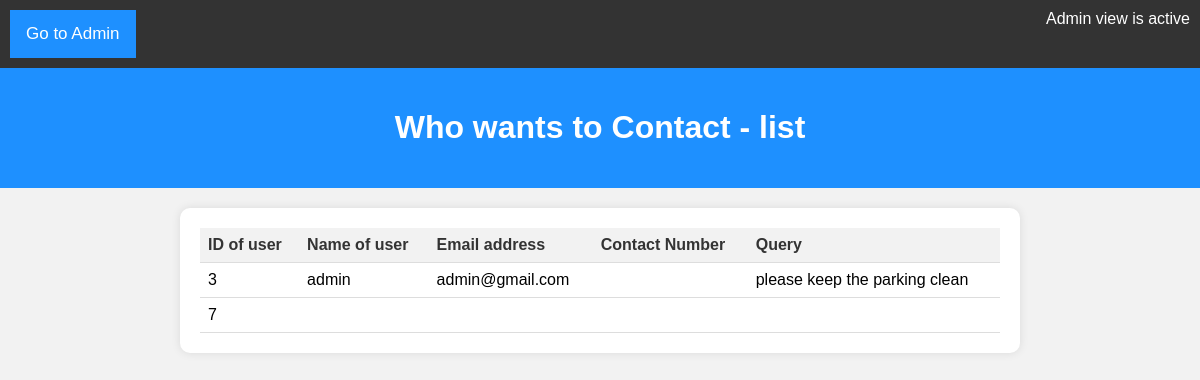
Screenshot of /printcontact/ with the database file from the repository.
### parking/models.py (models this page shows, shortened)
class Contact(models.Model):
    name = models.CharField(max_length=20)
    mail = models.CharField(max_length=200,default="null")
    question = models.CharField(max_length=2000, default="")
    question = models.CharField(max_length=2000, default="")
    question = models.CharField(max_length=2000, default="")

### parking/views.py (the view)
# urls.py: path('printcontact/', views.printcontact, name='printcontact'),
def printcontact(request):
    obj = Contact.objects.filter().all()
    return render(request, 'printcontact.html', {'obj':obj})

### parking/templates/printcontact.html (shortened to what this page needs)
<!DOCTYPE html>
<html lang="en">
<head>
</head>
<body>
<div class="topnav">
    <a class="active" href="/adminpage/">Go to Admin</a>
    <div class="toplg">Admin view is active</div>
</div>
<div class="bg-heading">
    <h1>Who wants to Contact - list</h1>
</div>
<div class="bg-text">
    {% if obj %}
        <table>
            <tr>
                <th>ID of user</th>
                <th>Name of user</th>
                <th>Email address</th>
                <th>Contact Number</th>
                <th>Query</th>
            </tr>
            {% for k in obj %}
                <tr>
                    <td>{{ k.id }}</td>
                    <td>{{ k.name }}</td>
                    <td>{{ k.mail }}</td>
                    <td>{{ k.contactno }}</td>
                    <td>{{ k.question }}</td>
                </tr>
            {% endfor %}
        </table>
    {% endif %}
</div>
</body>
</html>

### parking/templates/printcontact.html (style rules this page uses)
body { margin: 0; font-family: Arial, Helvetica, sans-serif; background-color: #f2f2f2; }
.topnav { overflow: hidden; background-color: #333; color: white; padding: 10px; text-align: right; }
.topnav a { float: left; color: white; text-align: center; padding: 14px 16px; text-decoration: none; font-size: 17px; }
.topnav a.active { background-color: #1E90FF; color: white; }
.bg-heading { background-color: #1E90FF; color: white; text-align: center; padding: 20px; }
.bg-text { background-color: white; border-radius: 10px; box-shadow: 0 0 10px rgba(0, 0, 0, 0.1); padding: 20px; margin: 20px auto; max-width: 800px; }
table { width: 100%; border-collapse: collapse; }
th, td { padding: 8px; text-align: left; border-bottom: 1px solid #ddd; }
th { background-color: #f2f2f2; color: #333; }

### rows the page displays
Contact: id "3", name "admin", mail "admin@gmail.com", question "please keep the parking clean"
Contact: id "7"
